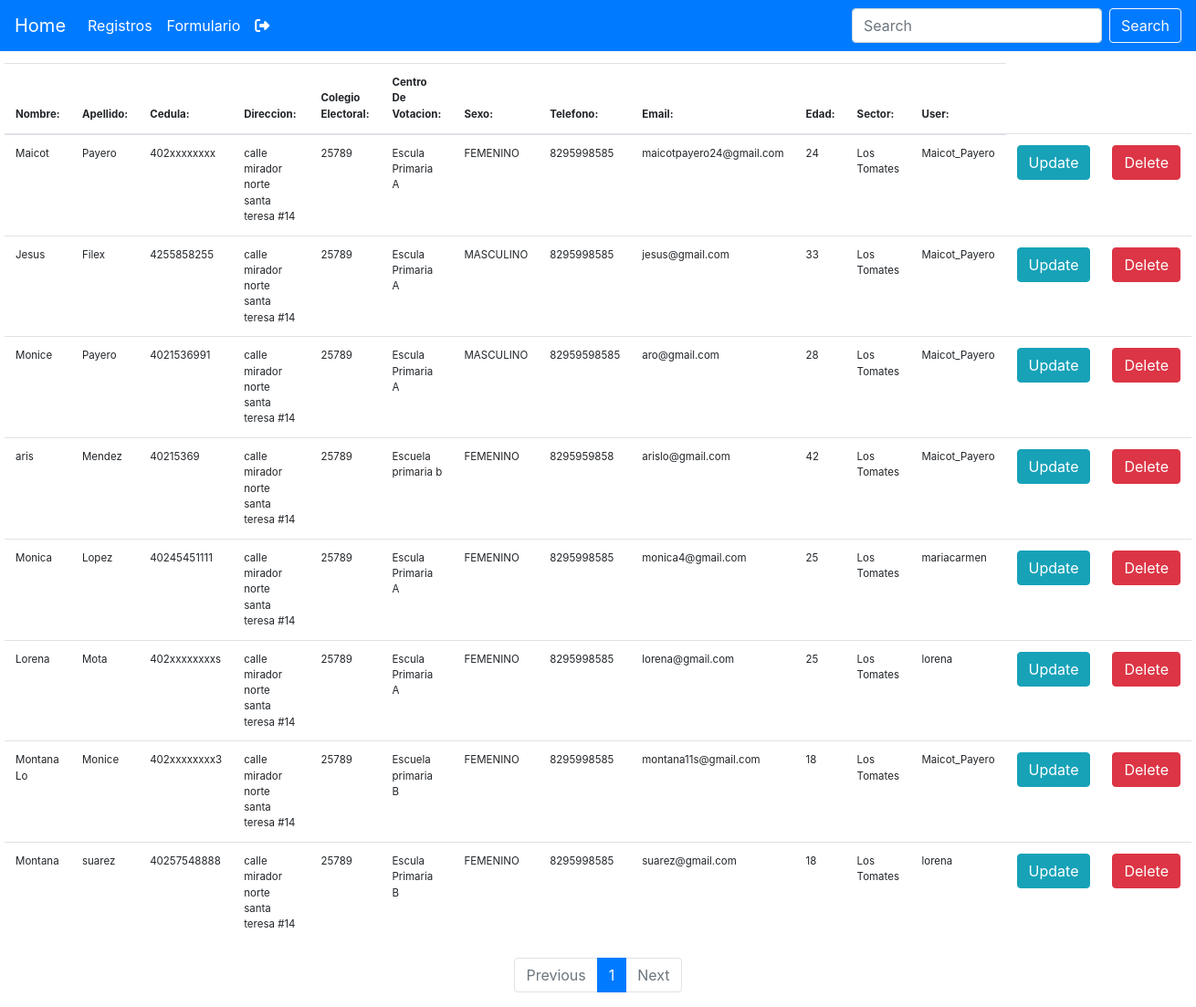
The app's page /registro/ (signed in), older data.
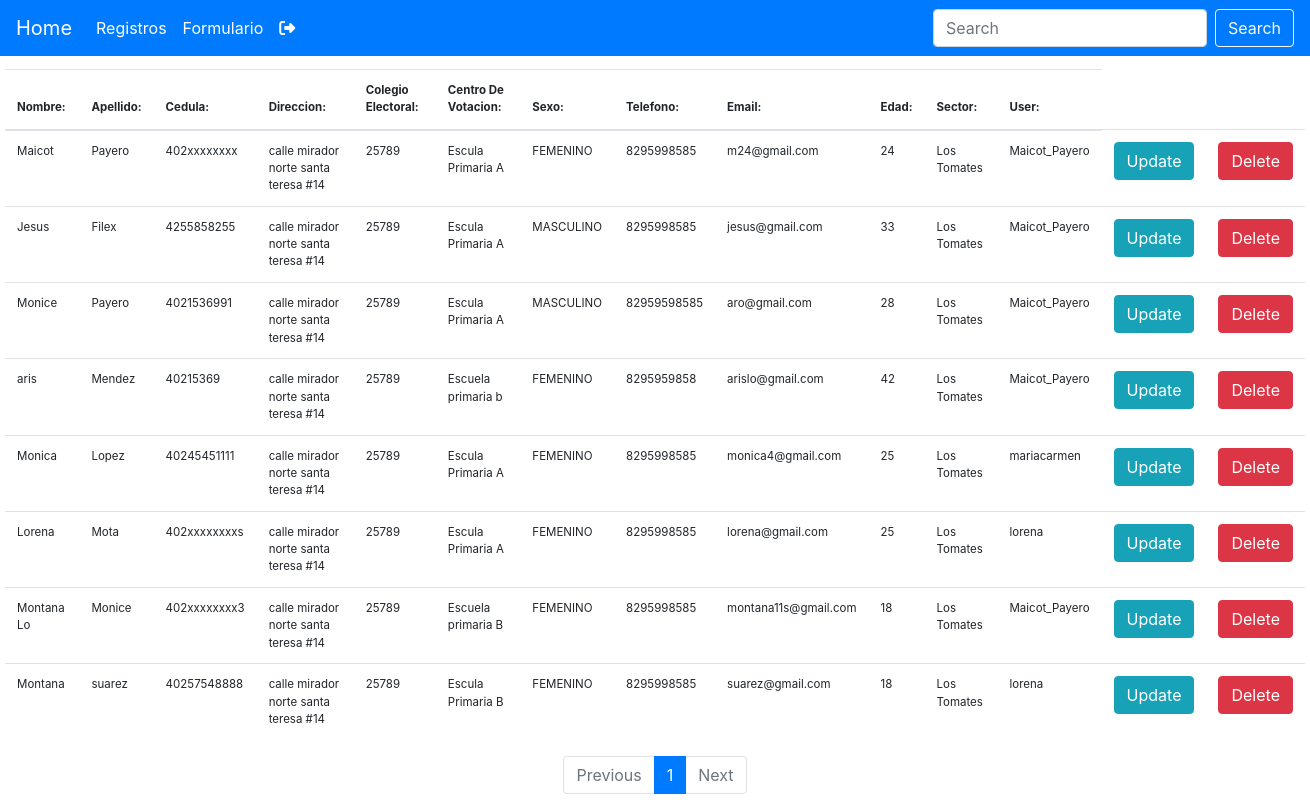
The same page, newer data.
### gestionFormulario/models.py (models this page shows, shortened)
class Personas(models.Model):
    user = models.ForeignKey(User, default=None, on_delete=models.CASCADE)
    Nombre = models.CharField(max_length=50)
    Apellido = models.CharField(max_length=50)
    Cedula = models.CharField(max_length=50)
    Direccion = models.CharField(max_length=130)
    Colegio_Electoral = models.CharField(max_length=50)
    CentroDeVotacion = models.CharField(max_length=50)
    Sexo = models.CharField(max_length=13)
    Telefono = models.CharField(max_length=30)
    Email = models.EmailField(max_length=50)
    Edad = models.IntegerField()
    Sector = models.CharField(max_length=50)

### gestionFormulario/views.py (the view)
# urls.py: path('registro/', views.personas_datos, name="registro"),
def personas_datos(request):
    queryset = Personas.objects.all()
    paginator = Paginator(queryset, 10)
    page_number = request.GET.get('page')
    page_obj = paginator.get_page(page_number)
    context = {
        'page_obj': page_obj,
        'Paginator': paginator,
    }
    print(context)
    return render(request, 'registro.html', context)

### gestionFormulario/templates/registro.html (shortened to what this page needs)
{% extends 'barra.html' %}
{% block content %}
<div class="conteiner_a">
  <table class="table">
    <form>
      <thead>
        <tr>
          <th>Nombre:</th>
          <th>Apellido:</th>
          <th>Cedula:</th>
          <th>Direccion:</th>
          <th>Colegio Electoral:</th>
          <th>Centro De Votacion:</th>
          <th>Sexo:</th>
          <th>Telefono:</th>
          <th>Email:</th>
          <th>Edad:</th>
          <th>Sector:</th>
          <th>User:</th>
      </thead>
      <tbody>
        {% if page_obj %}
        {% for obj in page_obj %}
        <tr>
          {% if request.user.is_superuser %}
          <td>{{obj.Nombre}}</td>
          <td>{{obj.Apellido}}</td>
          <td>{{obj.Cedula}}</td>
          <td>{{obj.Direccion}}</td>
          <td>{{obj.Colegio_Electoral}}</td>
          <td>{{obj.CentroDeVotacion}}</td>
          <td>{{obj.Sexo}}</td>
          <td>{{obj.Telefono}}</td>
          <td>{{obj.Email}}</td>
          <td>{{obj.Edad}}</td>
          <td>{{obj.Sector}}</td>
          <td>{{obj.user}}</td>
          <td><a class="btn btn-info" href="{% url 'update' obj.id %}">Update</a></td>
          <td><a class="btn btn-danger" href="{% url 'delete' obj.id %}">Delete</a></td>
        </tr>
        <tr>
        {% endif %}
        {% endfor %}
        {% endif %}
    </form>
  </table>
</div>
  <nav aria-label="Page navigation example">
    <ul class="pagination justify-content-center">
    {% if page_obj.has_previous %}
    <li class="page-item">
      <a class="page-link" href="?page={{ page_obj.previous_page_number }}" tabindex="-1" aria-disabled="true">Previous</a>
    </li>
    {%else%}
    <li class="page-item disabled">
      <a class="page-link" href="#" tabindex="-1" aria-disabled="true">Previous</a>
    </li>
    {% endif %}
   {% for i in Paginator.page_range %}
    <li class="page-item {% if page_obj.number == i %} active {% endif %}">
      <a class="page-link" href="?page={{ i }}">{{ i }}</a>
    </li>
   {% endfor %}
   {% if page_obj.has_next %}
    <li class="page-item">
      <a class="page-link" href="?page={{ page_obj.next_page_number }}">Next</a>
    </li>
   {% else %}
    <li class="page-item disabled">
      <a class="page-link" href="#">Next</a>
    </li>
   {% endif %}
   </ul>
  </nav>
{% endblock %}

Row changes from the older to the newer data that the page shows:
changed Personas "Maicot": Email "maicotpayero24@gmail.com" → "m24@gmail.com"
